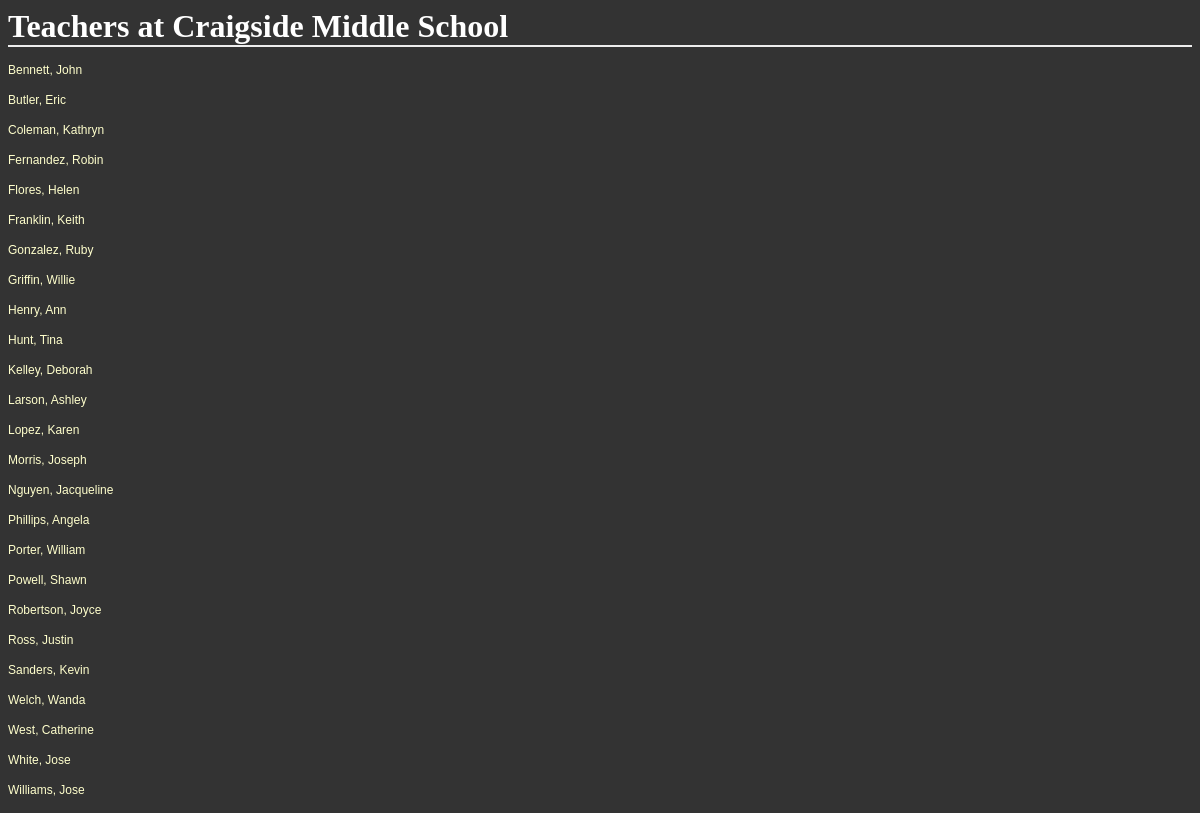
The app's page /districts/1/schools/2/teachers with its own data.
### database_setup.py (models this page shows, shortened)
class School(Base):
    __tablename__ = 'school'
    id = Column(Integer, primary_key=True)
    name = Column(String(80), nullable=False)
    principal = Column(String(250))
    address = Column(String(50))
    city = Column(String(50))
    state = Column(String(50))
    zip = Column(String(50))
    phone = Column(String(50))
    district_id = Column(Integer, ForeignKey('district.id'))
    district = relationship(District)

class Teacher(Base):
    __tablename__ = 'teacher'
    id = Column(Integer, primary_key=True)
    first_name = Column(String(40), nullable=False)
    last_name = Column(String(40), nullable=False)
    address = Column(String(50))
    city = Column(String(50))
    state = Column(String(50))
    zip = Column(String(50))
    phone = Column(String(50))
    email = Column(String(50))
    school_id = Column(Integer, ForeignKey('school.id'))
    school = relationship(School)

### schools.py (the view)
@app.route('/districts/<int:district_id>/schools/<int:school_id>/teachers')
def showAllTeachers(district_id, school_id):
    school = session.query(School).filter_by(id=school_id).one()
    teachers = session.query(Teacher).filter_by(school_id=school_id).all()
    return render_template('teachers.html', district_id=district_id, school=school, teachers=teachers)

### templates/teachers.html
<html>
<head>
	<link rel=stylesheet type=text/css href="{{ url_for('static', filename='styles.css') }}">
</head>
<body>
<h1>Teachers at {{school.name}}</h1>
{% for teacher in teachers %}
	<p><a href='{{url_for('showTeacher', district_id=district_id, school_id=school.id, teacher_id=teacher.id)}}'>{{teacher.last_name}}, {{teacher.first_name}}</a></p>
{% endfor %}
</body>
</html>

### static/styles.css (style rules this page uses)
body { font-family: sans-serif; background-image: url('img3.jpg'); background-color: #333333 }
h1, h2, h3, h4 { color: #FFFFFF; }
h1, h2 { font-family: 'Georgia', serif; margin: 0; }
h1 { border-bottom: 2px solid #eee; }
p, dd, dt { color: #CCCCCC; }
a { text-decoration: none; color:#FFFFCC; font-size: .75em; }

### records on screen
School: name "Craigside Middle School"
Teacher: last_name "Bennett", first_name "John"
Teacher: last_name "Butler", first_name "Eric"
Teacher: last_name "Coleman", first_name "Kathryn"
Teacher: last_name "Fernandez", first_name "Robin"
Teacher: last_name "Flores", first_name "Helen"
Teacher: last_name "Franklin", first_name "Keith"
Teacher: last_name "Gonzalez", first_name "Ruby"
Teacher: last_name "Griffin", first_name "Willie"
Teacher: last_name "Henry", first_name "Ann"
Teacher: last_name "Hunt", first_name "Tina"
Teacher: last_name "Kelley", first_name "Deborah"
Teacher: last_name "Larson", first_name "Ashley"
Teacher: last_name "Lopez", first_name "Karen"
Teacher: last_name "Morris", first_name "Joseph"
Teacher: last_name "Nguyen", first_name "Jacqueline"
Teacher: last_name "Phillips", first_name "Angela"
Teacher: last_name "Porter", first_name "William"
Teacher: last_name "Powell", first_name "Shawn"
Teacher: last_name "Robertson", first_name "Joyce"
Teacher: last_name "Ross", first_name "Justin"
Teacher: last_name "Sanders", first_name "Kevin"
Teacher: last_name "Welch", first_name "Wanda"
Teacher: last_name "West", first_name "Catherine"
Teacher: last_name "White", first_name "Jose"
Teacher: last_name "Williams", first_name "Jose"
